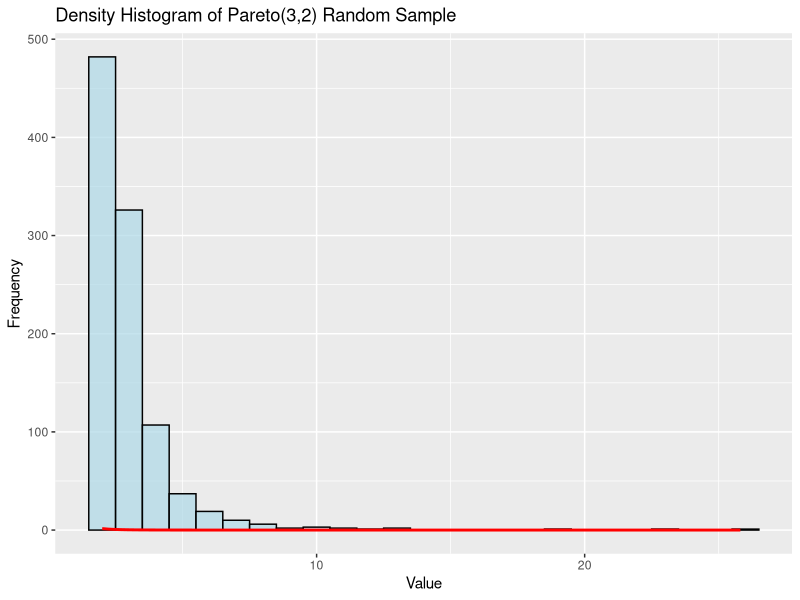

This figure's R source:
## ---- chunk 1
knitr::opts_chunk$set(echo = TRUE)
## ---- chunk 2
# libraries
library(ggplot2)

# Pareto distribution parameters
a <- 3
b <- 2

# 1. Use the inverse transform method to generate a random sample of size 1000
set.seed(123)
sample <- b / (runif(1000))^(1/a)

# 2. density histogram of the sample
hist_plot <- ggplot(data.frame(x = sample), aes(x)) +
  geom_histogram(binwidth = 1, fill = "lightblue", color = "black", alpha = 0.7) +
  labs(title = "Density Histogram of Pareto(3,2) Random Sample",
       x = "Value", y = "Frequency")

# 3. theoretical density curve f(x)
density_curve <- function(x) (a * b^a) / x^(a + 1)
hist_plot + stat_function(fun = density_curve, color = "red", size = 1)

# 4.rpareto function
rpareto <- function(n, shape, scale) {
  scale / (runif(n))^(1/shape)
}

# 5. rpareto function to generate a random sample
set.seed(456)  # Set seed for repro
sample2 <- rpareto(1000, 2, 1)

#sample mean
sample_mean <- mean(sample2)
cat("Sample Mean:", sample_mean, "\n")

